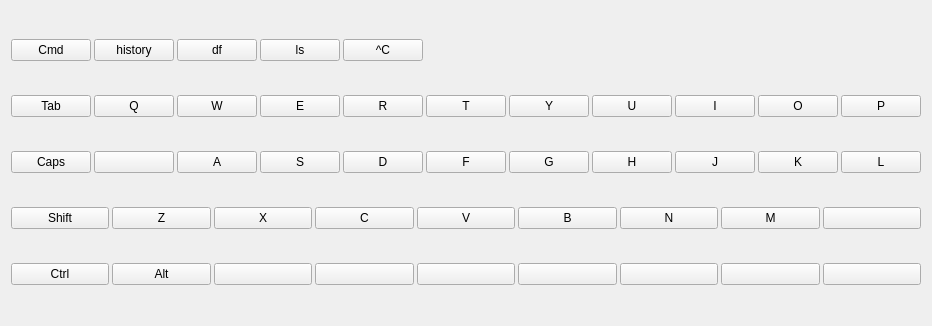
<?xml version="1.0" encoding="UTF-8"?>
<ui version="4.0">
 <class>QMoKeyboard</class>
 <widget class="QWidget" name="QMoKeyboard">
  <property name="geometry">
   <rect>
    <x>0</x>
    <y>0</y>
    <width>875</width>
    <height>326</height>
   </rect>
  </property>
  <property name="windowTitle">
   <string>Form</string>
  </property>
  <layout class="QVBoxLayout" name="verticalLayout">
   <item>
    <layout class="QHBoxLayout" name="horizontalLayout">
     <property name="spacing">
      <number>3</number>
     </property>
     <item>
      <widget class="QPushButton" name="btnKeyCmd">
       <property name="text">
        <string>Cmd</string>
       </property>
      </widget>
     </item>
     <item>
      <widget class="QPushButton" name="btnKeyHistory">
       <property name="text">
        <string>history</string>
       </property>
      </widget>
     </item>
     <item>
      <widget class="QPushButton" name="btnKeyDf">
       <property name="text">
        <string>df</string>
       </property>
      </widget>
     </item>
     <item>
      <widget class="QPushButton" name="btnKeyLs">
       <property name="text">
        <string>ls</string>
       </property>
      </widget>
     </item>
     <item>
      <widget class="QPushButton" name="btnKeyCtrlC">
       <property name="text">
        <string>^C</string>
       </property>
      </widget>
     </item>
     <item>
      <spacer name="horizontalSpacer_3">
       <property name="orientation">
        <enum>Qt::Horizontal</enum>
       </property>
       <property name="sizeHint" stdset="0">
        <size>
         <width>40</width>
         <height>20</height>
        </size>
       </property>
      </spacer>
     </item>
    </layout>
   </item>
   <item>
    <layout class="QHBoxLayout" name="loLayout1">
     <property name="spacing">
      <number>3</number>
     </property>
     <item>
      <widget class="QPushButton" name="btnKeyTab">
       <property name="text">
        <string>Tab</string>
       </property>
      </widget>
     </item>
     <item>
      <widget class="QPushButton" name="btnKeyQ">
       <property name="text">
        <string>Q</string>
       </property>
      </widget>
     </item>
     <item>
      <widget class="QPushButton" name="btnKeyW">
       <property name="text">
        <string>W</string>
       </property>
      </widget>
     </item>
     <item>
      <widget class="QPushButton" name="btnKeyE">
       <property name="text">
        <string>E</string>
       </property>
      </widget>
     </item>
     <item>
      <widget class="QPushButton" name="btnKeyR">
       <property name="text">
        <string>R</string>
       </property>
      </widget>
     </item>
     <item>
      <widget class="QPushButton" name="btnKeyT">
       <property name="text">
        <string>T</string>
       </property>
      </widget>
     </item>
     <item>
      <widget class="QPushButton" name="btnKeyY">
       <property name="text">
        <string>Y</string>
       </property>
      </widget>
     </item>
     <item>
      <widget class="QPushButton" name="btnKeyU">
       <property name="text">
        <string>U</string>
       </property>
      </widget>
     </item>
     <item>
      <widget class="QPushButton" name="btnKeyI">
       <property name="text">
        <string>I</string>
       </property>
      </widget>
     </item>
     <item>
      <widget class="QPushButton" name="btnKeyO">
       <property name="text">
        <string>O</string>
       </property>
      </widget>
     </item>
     <item>
      <widget class="QPushButton" name="btnKeyP">
       <property name="text">
        <string>P</string>
       </property>
      </widget>
     </item>
    </layout>
   </item>
   <item>
    <layout class="QHBoxLayout" name="loLayout2">
     <property name="spacing">
      <number>3</number>
     </property>
     <item>
      <widget class="QPushButton" name="btnKeyCaps">
       <property name="text">
        <string>Caps</string>
       </property>
      </widget>
     </item>
     <item>
      <widget class="QPushButton" name="btnKeyBack">
       <property name="text">
        <string/>
       </property>
       <property name="icon">
        <iconset resource="woterm.qrc">
         <normaloff>:/woterm/resource/skin/back2.png</normaloff>:/woterm/resource/skin/back2.png</iconset>
       </property>
      </widget>
     </item>
     <item>
      <widget class="QPushButton" name="btnKeyA">
       <property name="text">
        <string>A</string>
       </property>
      </widget>
     </item>
     <item>
      <widget class="QPushButton" name="btnKeyS">
       <property name="text">
        <string>S</string>
       </property>
      </widget>
     </item>
     <item>
      <widget class="QPushButton" name="btnKeyD">
       <property name="text">
        <string>D</string>
       </property>
      </widget>
     </item>
     <item>
      <widget class="QPushButton" name="btnKeyF">
       <property name="text">
        <string>F</string>
       </property>
      </widget>
     </item>
     <item>
      <widget class="QPushButton" name="btnKeyG">
       <property name="text">
        <string>G</string>
       </property>
      </widget>
     </item>
     <item>
      <widget class="QPushButton" name="btnKeyH">
       <property name="text">
        <string>H</string>
       </property>
      </widget>
     </item>
     <item>
      <widget class="QPushButton" name="btnKeyJ">
       <property name="text">
        <string>J</string>
       </property>
      </widget>
     </item>
     <item>
      <widget class="QPushButton" name="btnKeyK">
       <property name="text">
        <string>K</string>
       </property>
      </widget>
     </item>
     <item>
      <widget class="QPushButton" name="btnKeyL">
       <property name="text">
        <string>L</string>
       </property>
      </widget>
     </item>
    </layout>
   </item>
   <item>
    <layout class="QHBoxLayout" name="loLayout3">
     <property name="spacing">
      <number>3</number>
     </property>
     <item>
      <widget class="QPushButton" name="btnKeyShift">
       <property name="text">
        <string>Shift</string>
       </property>
      </widget>
     </item>
     <item>
      <widget class="QPushButton" name="btnKeyZ">
       <property name="text">
        <string>Z</string>
       </property>
      </widget>
     </item>
     <item>
      <widget class="QPushButton" name="btnKeyX">
       <property name="text">
        <string>X</string>
       </property>
      </widget>
     </item>
     <item>
      <widget class="QPushButton" name="btnKeyC">
       <property name="text">
        <string>C</string>
       </property>
      </widget>
     </item>
     <item>
      <widget class="QPushButton" name="btnKeyV">
       <property name="text">
        <string>V</string>
       </property>
      </widget>
     </item>
     <item>
      <widget class="QPushButton" name="btnKeyB">
       <property name="text">
        <string>B</string>
       </property>
      </widget>
     </item>
     <item>
      <widget class="QPushButton" name="btnKeyN">
       <property name="text">
        <string>N</string>
       </property>
      </widget>
     </item>
     <item>
      <widget class="QPushButton" name="btnKeyM">
       <property name="text">
        <string>M</string>
       </property>
      </widget>
     </item>
     <item>
      <widget class="QPushButton" name="btnKeyDel">
       <property name="text">
        <string/>
       </property>
       <property name="icon">
        <iconset resource="../kxftp/qkxftp.qrc">
         <normaloff>:/kxftp/resource/skin/back.png</normaloff>:/kxftp/resource/skin/back.png</iconset>
       </property>
      </widget>
     </item>
    </layout>
   </item>
   <item>
    <layout class="QHBoxLayout" name="loLayout4">
     <property name="spacing">
      <number>3</number>
     </property>
     <item>
      <widget class="QPushButton" name="btnKeyCtrl">
       <property name="text">
        <string>Ctrl</string>
       </property>
      </widget>
     </item>
     <item>
      <widget class="QPushButton" name="btnKeyAlt">
       <property name="text">
        <string>Alt</string>
       </property>
      </widget>
     </item>
     <item>
      <widget class="QPushButton" name="btnKeyLeft">
       <property name="text">
        <string/>
       </property>
       <property name="icon">
        <iconset resource="woterm.qrc">
         <normaloff>:/woterm/resource/skin/left2.png</normaloff>:/woterm/resource/skin/left2.png</iconset>
       </property>
      </widget>
     </item>
     <item>
      <widget class="QPushButton" name="btnKeyRight">
       <property name="text">
        <string/>
       </property>
       <property name="icon">
        <iconset resource="woterm.qrc">
         <normaloff>:/woterm/resource/skin/right2.png</normaloff>:/woterm/resource/skin/right2.png</iconset>
       </property>
      </widget>
     </item>
     <item>
      <widget class="QPushButton" name="btnKeySpace">
       <property name="text">
        <string/>
       </property>
       <property name="icon">
        <iconset resource="woterm.qrc">
         <normaloff>:/woterm/resource/skin/space.png</normaloff>:/woterm/resource/skin/space.png</iconset>
       </property>
       <property name="iconSize">
        <size>
         <width>25</width>
         <height>16</height>
        </size>
       </property>
      </widget>
     </item>
     <item>
      <widget class="QPushButton" name="btnKeyUp">
       <property name="text">
        <string/>
       </property>
       <property name="icon">
        <iconset resource="woterm.qrc">
         <normaloff>:/woterm/resource/skin/up.png</normaloff>:/woterm/resource/skin/up.png</iconset>
       </property>
      </widget>
     </item>
     <item>
      <widget class="QPushButton" name="btnKeyDown">
       <property name="text">
        <string/>
       </property>
       <property name="icon">
        <iconset resource="woterm.qrc">
         <normaloff>:/woterm/resource/skin/down.png</normaloff>:/woterm/resource/skin/down.png</iconset>
       </property>
      </widget>
     </item>
     <item>
      <widget class="QPushButton" name="btnKeySymAll">
       <property name="text">
        <string/>
       </property>
       <property name="icon">
        <iconset resource="woterm.qrc">
         <normaloff>:/woterm/resource/skin/keysym.png</normaloff>:/woterm/resource/skin/keysym.png</iconset>
       </property>
       <property name="iconSize">
        <size>
         <width>32</width>
         <height>16</height>
        </size>
       </property>
      </widget>
     </item>
     <item>
      <widget class="QPushButton" name="btnKeyEnter">
       <property name="text">
        <string/>
       </property>
       <property name="icon">
        <iconset resource="woterm.qrc">
         <normaloff>:/woterm/resource/skin/keyenter.png</normaloff>:/woterm/resource/skin/keyenter.png</iconset>
       </property>
       <property name="iconSize">
        <size>
         <width>32</width>
         <height>16</height>
        </size>
       </property>
      </widget>
     </item>
    </layout>
   </item>
  </layout>
 </widget>
 <resources>
  <include location="../kxftp/qkxftp.qrc"/>
  <include location="woterm.qrc"/>
 </resources>
 <connections/>
</ui>
